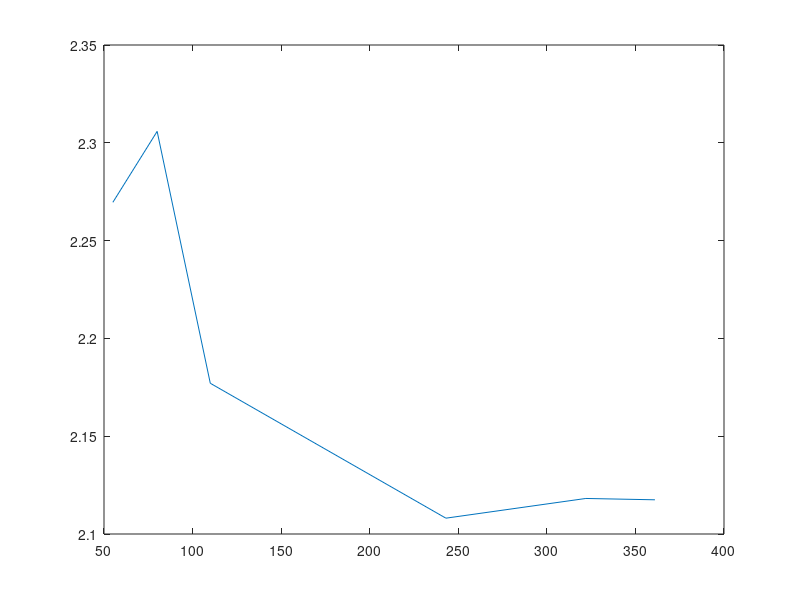

Reproduce this figure in MATLAB.
%http://www.micromouseonline.com/2010/07/07/calibrating-reflective-sensors/
clear all

load('IRDist055mm.mat')
meanV(1) = mean(voltage)

load('IRDist080mm.mat')
meanV(2) = mean(voltage)

load('IRDist110mm.mat')
meanV(3) = mean(voltage)

load('IRDist243mm.mat')
meanV(4) = mean(voltage)

load('IRDist322mm.mat')
meanV(5) = mean(voltage)

load('IRDist361mm.mat')
meanV(6) = mean(voltage)

distance = [55; 80; 110; 243; 322; 361];

plot(distance,meanV)